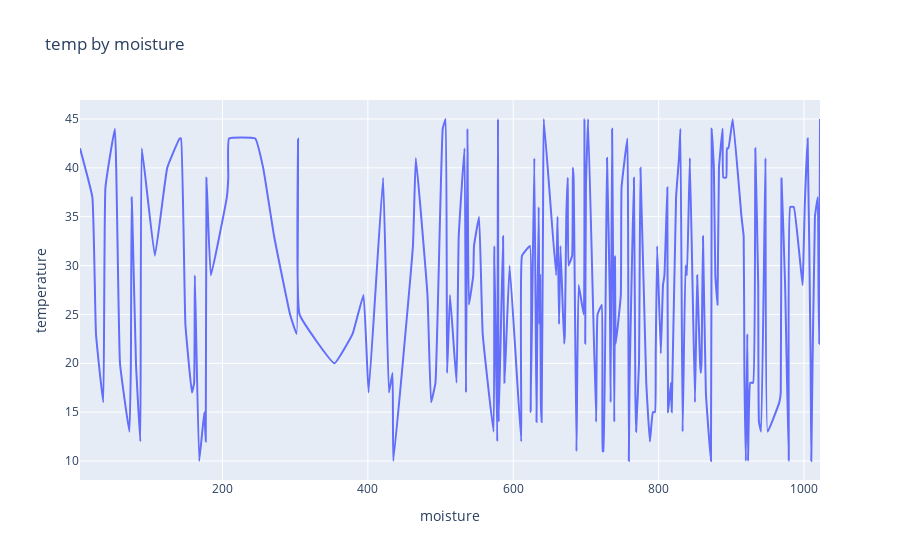

Notebook cell for this chart:
### Markdown cell above
This file consists of the pump status for different moistures and temperature variations. Their relation is plotted

### Code cell
df = data.reset_index().drop('index', axis=1, errors='ignore')
df.columns = [str(c) for c in df.columns]

chart_data = pd.concat([
    df['moisture'],
    df['temp'],
], axis=1)
chart_data = chart_data.sort_values(['moisture'])
chart_data = chart_data.rename(columns={'moisture': 'x'})
chart_data = chart_data.dropna()


charts = []
line_cfg = {'line': {'shape': 'spline', 'smoothing': 0.3}, 'mode': 'lines'}
charts.append(go.Scatter(
    x=chart_data['x'], y=chart_data['temp'], name='temp', **line_cfg
))
figure = go.Figure(data=charts, layout=go.Layout({
    'legend': {'orientation': 'h'},
    'title': {'text': 'temp by moisture'},
    'xaxis': {'tickformat': '.0f', 'title': {'text': 'moisture'}},
    'yaxis': {'tickformat': '.0f', 'title': {'text': 'temperature'}}
}))

init_notebook_mode(connected=True)
figure.pop('id', None)
iplot(figure)

### Figure 1 — Plotly figure (JSON) as saved in the notebook; plotly's stock layout.template omitted (floating-point values rounded to 4 significant figures; data arrays with more than 128 entries replaced by an {"elided": "..."} marker saying what was removed)
{"data": [{"line": {"shape": "spline", "smoothing": 0.3}, "mode": "lines", "name": "temp", "type": "scatter", "x": {"elided": "200 int values"}, "y": {"elided": "200 int values"}}], "layout": {"legend": {"orientation": "h"}, "title": {"text": "temp by moisture"}, "xaxis": {"tickformat": ".0f", "title": {"text": "moisture"}}, "yaxis": {"tickformat": ".0f", "title": {"text": "temperature"}}}}
